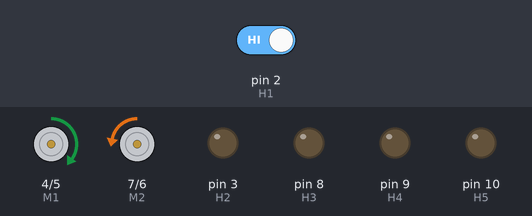
A sketch run on a simulated Arduino Uno, built with avr-gcc and run on an emulated ATmega328P. On the bench: direction and speed pins drawn as motors (green arrow = direction pin HIGH = forward, orange = LOW = backward, longer = more drive), output pins drawn as LEDs (lit = HIGH). Inputs (shaded band) come from the test bench; at power-on: pin 2 (H1) HIGH.

Above: at 2.2 s.
2.3 s: pin 2 (H1) driven LOW
At 3.5 s:
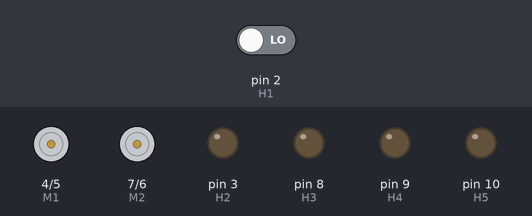
3.8 s: pin 2 (H1) driven HIGH
At 4.7 s:
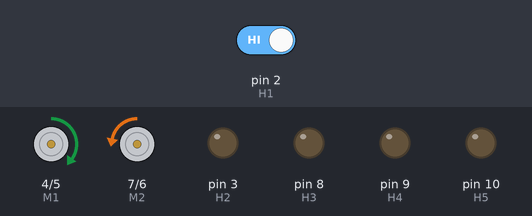
Timing chart, 0 to 6.8 s (numbered marks = the images above; inputs shaded):
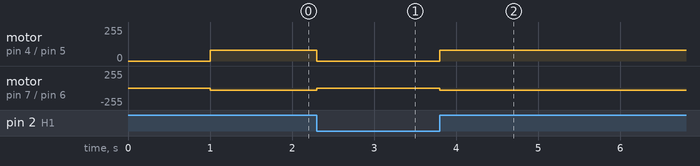

Measured:
- after the input at 2.3 s, motor on pin 4 (M1) / pin 5 (E1): forward 80/255 → stopped at once; motor on pin 7 (M2) / pin 6 (E2): backward 30/255 → stopped at once
- after the input at 3.8 s, motor on pin 4 (M1) / pin 5 (E1): stopped → forward 80/255 at once; motor on pin 7 (M2) / pin 6 (E2): stopped → backward 30/255 at once

The sketch:

Hall_SensorV5.0.ino
```cpp
//12.1V

//#include <avr/wdt.h>  //调用看门狗库

int E1 = 5;     //定义M1使能端
int E2 = 6;     //定义M2使能端
int M1 = 4;    //定义M1控制端
int M2 = 7;    //定义M2控制端
int H1 = 2;    //定义霍尔传感器左1
int H2 = 3;    //定义霍尔传感器左2
int H3 = 8;    //定义霍尔传感器中
int H4 = 9;    //定义霍尔传感器右2
int H5 = 10;   //定义霍尔传感器右1
int stateH1;
int stateH2;
int stateH3;
int stateH4;
int stateH5;

void stop(void) {                //停止
  digitalWrite(E1, LOW);
  digitalWrite(E2, LOW);
}

void advance(char a, char b) {         //前进
  analogWrite (E1, a);            //PWM调速
  digitalWrite(M1, HIGH);
  analogWrite (E2, b);
  digitalWrite(M2, HIGH);
}
void back_off (char a, char b) {         //后退

  analogWrite (E1, a);
  digitalWrite(M1, LOW);
  analogWrite (E2, b);
  digitalWrite(M2, LOW);
}
void turn_L (char a, char b) {          //左转
  analogWrite (E1, a);
  digitalWrite(M1, LOW);
  analogWrite (E2, b);
  digitalWrite(M2, HIGH);
}
void turn_R (char a, char b) {          //右转
  analogWrite (E1, a);
  digitalWrite(M1, HIGH);
  analogWrite (E2, b);
  digitalWrite(M2, LOW);
}

void setup() {
  int i;
  int move;
  pinMode (H1, INPUT);
  pinMode (H2, INPUT);
  pinMode (H3, INPUT);
  pinMode (H4, INPUT);
  pinMode (H5, INPUT);

  for (i = 3; i <= 10; i++)
    pinMode(i, OUTPUT);
  Serial.begin(9600);// put your setup code here, to run once:
  // wdt_enable(WDTO_120MS);//打开看门狗（防止死机）
  delay(1000);
}

void loop() {
  stateH1 = digitalRead (H1);
  stateH2 = digitalRead (H2);
  stateH3 = digitalRead (H3);
  stateH4 = digitalRead (H4);
  stateH5 = digitalRead (H5);
  /* Hall Sensor */
  if ((stateH1 == LOW  && stateH2 == LOW && stateH3 == HIGH && stateH4 == LOW && stateH5 == LOW) || (stateH1 == LOW  && stateH2 == HIGH && stateH3 == HIGH && stateH4 == HIGH && stateH5 == LOW) || (stateH1 == HIGH  && stateH2 == LOW && stateH3 == LOW && stateH4 == LOW && stateH5 == HIGH)||(stateH1 == LOW  && stateH2 == HIGH && stateH3 == LOW && stateH4 == HIGH && stateH5 == LOW)) //前进
  {
    advance(124, 128);
  }
  else if (( stateH5 == LOW && stateH4 == LOW && stateH3 == LOW && stateH2 == HIGH && stateH1 == LOW ) || ( stateH5 == LOW && stateH4 == LOW && stateH3 == HIGH && stateH2 == HIGH  && stateH1 == LOW)) //偏右转
  {
    advance(77, 70);
  }
  else if (( stateH5 == LOW && stateH4 == HIGH && stateH3 == LOW && stateH2 == LOW && stateH1 == LOW ) || ( stateH5 == LOW && stateH4 == HIGH && stateH3 == HIGH && stateH2 == LOW  && stateH1 == LOW)) //偏左转
  {
    advance(70, 77);
  }
  else if ((stateH5 == HIGH && stateH4 == HIGH && stateH3 == HIGH && stateH2 == LOW && stateH1 == LOW) || ( stateH5 == HIGH && stateH4 == HIGH && stateH3 == LOW && stateH2 == LOW && stateH1 == LOW ) || (stateH5 == HIGH && stateH4 == LOW && stateH3 == HIGH && stateH2 == LOW && stateH1 == LOW) || ( stateH5 == HIGH && stateH4 == LOW && stateH3 == LOW && stateH2 == LOW && stateH1 == LOW) || (stateH5 == HIGH && stateH4 == LOW && stateH3 == LOW && stateH2 == HIGH && stateH1 == LOW) || (stateH5 == HIGH && stateH4 == HIGH && stateH3 == LOW && stateH2 == HIGH && stateH1 == LOW) || (stateH5 == HIGH && stateH4 == HIGH)) //左转
  {
    turn_L(30, 80);
    //advance(0, 80);
    delay(100);
  }
  else if ((stateH5 == LOW && stateH4 == LOW && stateH3 == HIGH && stateH2 == HIGH && stateH1 == HIGH) || (stateH5 == LOW && stateH4 == LOW && stateH3 == LOW && stateH2 == HIGH && stateH1 == HIGH) || (stateH5 == LOW && stateH4 == LOW && stateH3 == HIGH && stateH2 == LOW && stateH1 == HIGH) || (stateH5 == LOW && stateH4 == LOW && stateH3 == LOW && stateH2 == LOW && stateH1 == HIGH) || (stateH5 == LOW && stateH4 == LOW && stateH3 == LOW && stateH2 == HIGH && stateH1 == HIGH) || (stateH5 == LOW && stateH4 == HIGH && stateH3 == LOW && stateH2 == HIGH && stateH1 == HIGH) || (stateH2 == HIGH && stateH1 == HIGH)) //右转
  {
    turn_R(80, 30 );
    // advance(80, 0);
    delay(100);
  }
  else
  {
    stop();
  }
} // put your main code here, to run repeatedly:
```
